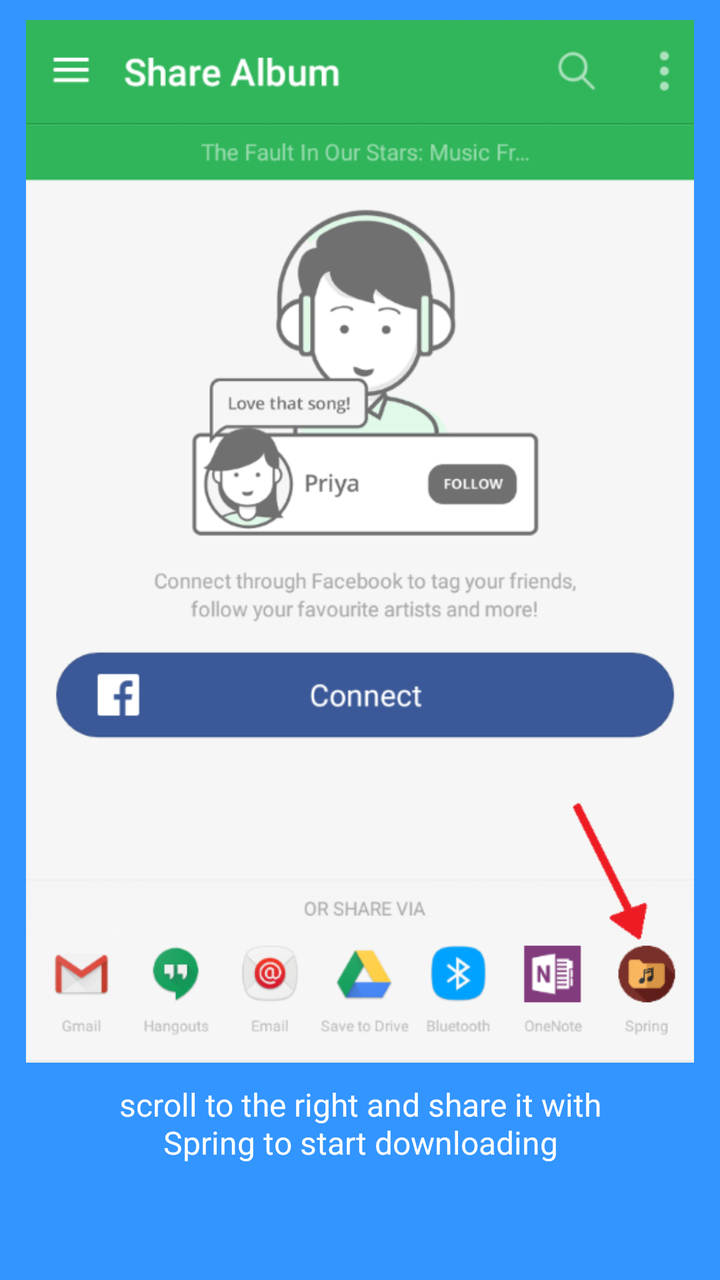
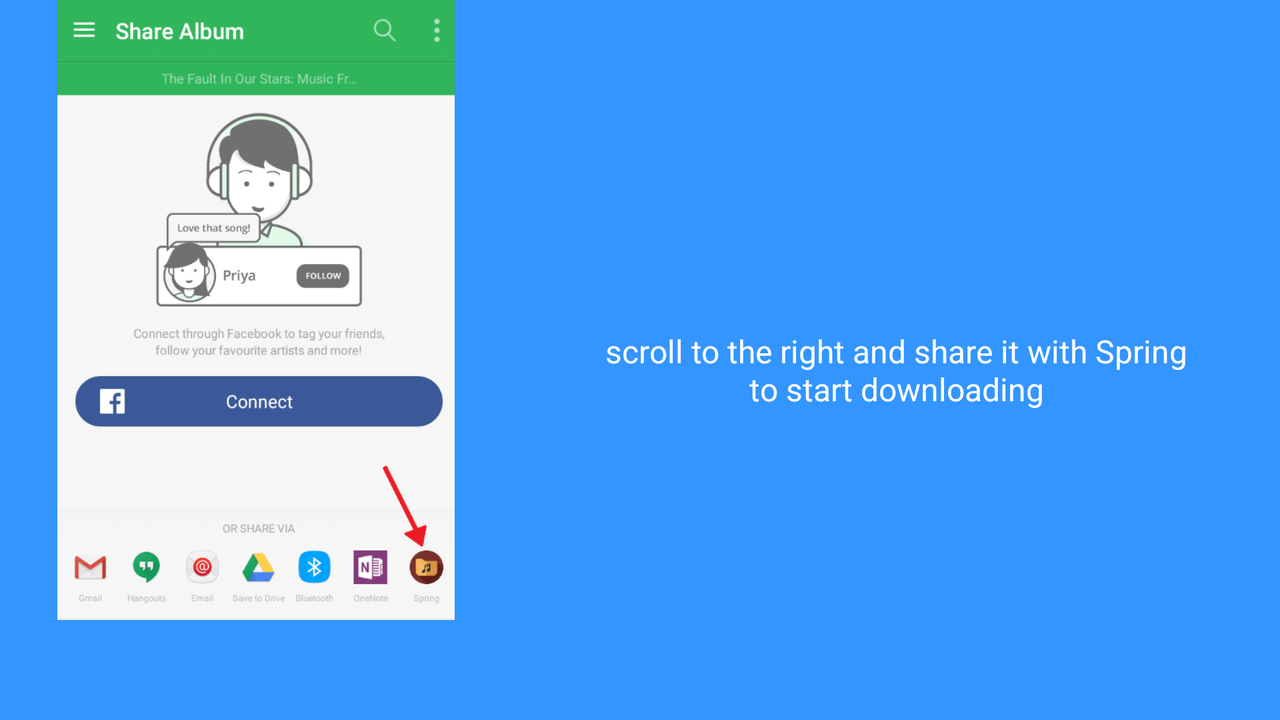

Two renders of one Android screen. The first uses the default layout on a phone; the second uses the alternative layout the repository ships for a different screen configuration, on a matching device. The two XML files are below.
<!-- AndroidManifest.xml: application theme AppTheme -->
<!-- res/layout/welcome_slide3.xml -->
<?xml version="1.0" encoding="utf-8"?>
<RelativeLayout xmlns:android="http://schemas.android.com/apk/res/android"
                android:layout_width="match_parent"
                android:layout_height="match_parent"
                android:background="@color/bg_screen3"
    >

    <LinearLayout
        android:layout_width="match_parent"
        android:layout_height="match_parent"
        android:layout_centerInParent="true"
        android:gravity="center_horizontal"
        android:weightSum="1"
        android:orientation="vertical">

        <ImageView
            android:layout_marginTop="10dp"
            android:layout_width="match_parent"
            android:layout_height="0dp"
            android:src="@drawable/via_spring"
            android:layout_weight="0.90"
            />


        <TextView
            android:layout_width="wrap_content"
            android:layout_height="wrap_content"
            android:layout_marginTop="10dp"
            android:paddingLeft="@dimen/welcome_desc_padding"
            android:paddingRight="@dimen/welcome_desc_padding"
            android:text="@string/slide_3_desc"
            android:textAlignment="center"
            android:gravity="center"
            android:layout_gravity="center_horizontal"
            android:textColor="@android:color/white"
            android:textSize="@dimen/welcome_text_size"
            />

    </LinearLayout>


</RelativeLayout>
<!-- resources referenced by this layout -->
<resources>
  <color name="bg_screen3">#3395ff</color>
  <dimen name="welcome_desc_padding">40dp</dimen>
  <dimen name="welcome_text_size">16sp</dimen>
  <!-- drawable via_spring: png bitmap (drawable-hdpi, 30122 bytes) -->
  <string name="slide_3_desc">scroll to the right and share it with Spring to start downloading</string>
  <!-- from res/values-v21/ -->
  <style name="AppTheme" parent="Theme.AppCompat.Light">
          
          <item name="colorPrimary">@color/colorPrimary</item>
          <item name="colorPrimaryDark">@color/colorPrimaryDark</item>
          <item name="colorAccent">@color/colorAccent</item>
          <item name="android:navigationBarColor">@android:color/black</item>
          <item name="android:textColor">@color/colorPrimaryText</item>
          <item name="android:textColorPrimary">@color/colorPrimaryText</item>
          <item name="android:textColorSecondary">@color/colorSecondaryText</item>
          <item name="android:icon">@color/colorIcons</item>
          <item name="android:windowBackground">@android:color/white</item>
      </style>
  <color name="colorPrimary">#FF5722</color>
  <color name="colorPrimaryDark">#E64A19</color>
  <color name="colorAccent">#FFEB3B</color>
  <color name="colorPrimaryText">#FFFFFF</color>
  <color name="colorSecondaryText">#757575</color>
  <color name="colorIcons">#FFFFFF</color>
</resources>
<!-- res/layout-land/welcome_slide3.xml (the repository's variant of the layout above) -->
<!-- drawn on the phone turned sideways -->
<?xml version="1.0" encoding="utf-8"?>
<RelativeLayout xmlns:android="http://schemas.android.com/apk/res/android"
                android:layout_width="match_parent"
                android:layout_height="match_parent"
                android:background="@color/bg_screen3"
                android:paddingBottom="@dimen/landscape_padding_bottom_welcome_slide"
    >

    <LinearLayout
        android:layout_width="wrap_content"
        android:layout_height="match_parent"
        android:gravity="center_horizontal"
        android:orientation="horizontal"
        android:weightSum="1"
        >

        <ImageView
            android:layout_width="0dp"
            android:layout_height="match_parent"
            android:src="@drawable/via_spring"
            android:layout_weight=".4"
            />

        <LinearLayout
            android:orientation="vertical"
            android:layout_height="match_parent"
            android:layout_width="0dp"
            android:gravity="center"

            android:layout_weight=".6"
            >

            <TextView
                android:layout_marginTop="10dp"
                android:layout_width="wrap_content"
                android:layout_height="wrap_content"
                android:text="@string/slide_3_title"
                android:textColor="@android:color/white"
                android:textSize="30sp"
                android:textStyle="bold" />

            <TextView
                android:layout_width="wrap_content"
                android:layout_height="wrap_content"
                android:layout_marginTop="10dp"
                android:paddingLeft="@dimen/welcome_desc_padding"
                android:paddingRight="@dimen/welcome_desc_padding"
                android:text="@string/slide_3_desc"
                android:textAlignment="center"
                android:gravity="center"
                android:layout_gravity="center_horizontal"
                android:textColor="@android:color/white"
                android:textSize="@dimen/welcome_text_size" />
        </LinearLayout>

    </LinearLayout>
</RelativeLayout>
<!-- resources referenced by the variant -->
<!-- as the phone turned sideways resolves them -->
<resources>
  <color name="bg_screen3">#3395ff</color>
  <dimen name="landscape_padding_bottom_welcome_slide">50dp</dimen>
  <dimen name="welcome_desc_padding">40dp</dimen>
  <dimen name="welcome_text_size">16sp</dimen>
  <!-- drawable via_spring: png bitmap (drawable-hdpi, 30122 bytes) -->
  <string name="slide_3_desc">scroll to the right and share it with Spring to start downloading</string>
  <string name="slide_3_title">""</string>
  <!-- from res/values-v21/ -->
  <style name="AppTheme" parent="Theme.AppCompat.Light">
          
          <item name="colorPrimary">@color/colorPrimary</item>
          <item name="colorPrimaryDark">@color/colorPrimaryDark</item>
          <item name="colorAccent">@color/colorAccent</item>
          <item name="android:navigationBarColor">@android:color/black</item>
          <item name="android:textColor">@color/colorPrimaryText</item>
          <item name="android:textColorPrimary">@color/colorPrimaryText</item>
          <item name="android:textColorSecondary">@color/colorSecondaryText</item>
          <item name="android:icon">@color/colorIcons</item>
          <item name="android:windowBackground">@android:color/white</item>
      </style>
  <color name="colorPrimary">#FF5722</color>
  <color name="colorPrimaryDark">#E64A19</color>
  <color name="colorAccent">#FFEB3B</color>
  <color name="colorPrimaryText">#FFFFFF</color>
  <color name="colorSecondaryText">#757575</color>
  <color name="colorIcons">#FFFFFF</color>
</resources>
